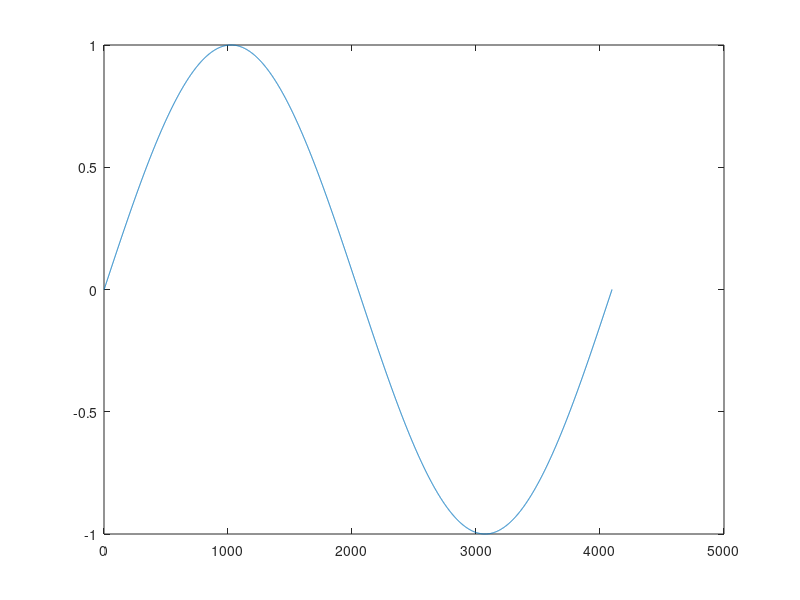

Recreate this plot in MATLAB. (Note: this script raises an error after producing the figure.)
% Exercise 4 - Nonlinear Advection Equation solver on the shockwave
m = 4097;
points = linspace(-1, 1, m);
U_initial = -sin(pi*points);
a = 0.01/pi;
plot(U_initial);
%%
G = U_initial;
G(1:end) = 0;

maxstep = 200000;
plotinterval = 1000;
to_plot = true;
wait = 0;

tmax = 1.6037 / pi;

time = 0.0;
U_new = U_initial;
for i = 1:maxstep
    if time == tmax
        break;
    end
    [U_new, k] = advection_solver2(U_new, G, m, a, time);
    time = time + k;

    if mod(i, plotinterval) == 0 && to_plot
        plotmain(U_new, U_initial, i, time, wait)
    end
end
%%
plotmain(points, U_new, U_initial, i, time, wait)
fig = gcf;
exportgraphics(fig, "ex4_2_example.pdf");

figure;
%U_x = diff(U_new)/(2/(m+1));
U_x = (- U_new(1:end-2) + U_new(3:end))/(4/(m+1));
wavebreak = min(U_x);
plot(points(2:end-1), U_x);
title(sprintf("$$\\partial_x U; \\quad \\partial_x U |_{x=0} = %f$$", wavebreak), "Interpreter", "latex");
ylabel(sprintf("$$\\partial_x U$$"), "Interpreter", "latex")
xlabel(sprintf("$$x$$"), "Interpreter", "latex")
fig = gcf;
exportgraphics(fig, "ex4_2_shockwave.pdf");
disp(wavebreak);

function plotmain(points, U_new, U_initial, i, time, wait)
        plot(points, U_new)
        hold on;
        plot(points, U_initial)
        legend(["estimate", "initial"]);
        title(sprintf("iter: %d, time: %f", i, time));
        xlabel("x");
        ylabel(sprintf("U(x,%f)", time));
        hold off;
        pause(wait);
end